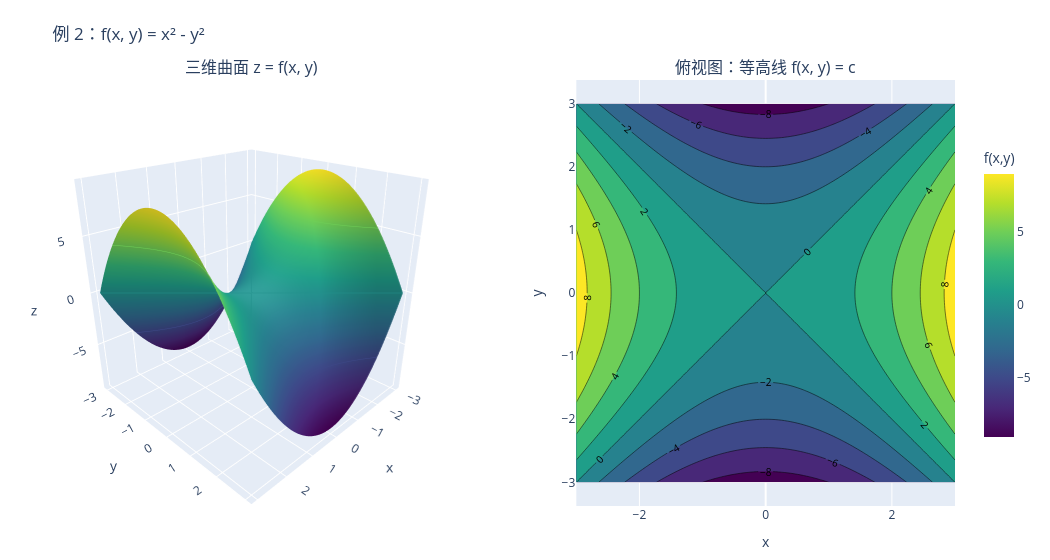

Write notebook code for a chart like this one.
### Markdown cell above
观察：圆形等高线越往外，函数值越大；三维图中对应的是向上打开的碗形曲面。

### Code cell
def saddle(x, y):
    return x**2 - y**2


plot_surface_and_contours(saddle, xlim=(-3, 3), ylim=(-3, 3), title="例 2：f(x, y) = x² - y²")

### Figure 1 — Plotly figure (JSON) as saved in the notebook; plotly's stock layout.template omitted (floating-point values rounded to 4 significant figures; data arrays with more than 128 entries replaced by an {"elided": "..."} marker saying what was removed)
{"data": [{"colorbar": {"len": 0.72, "title": {"text": "f(x,y)"}}, "colorscale": [[0, "#440154"], [0.1111, "#482878"], [0.2222, "#3e4989"], [0.3333, "#31688e"], [0.4444, "#26828e"], [0.5556, "#1f9e89"], [0.6667, "#35b779"], [0.7778, "#6ece58"], [0.8889, "#b5de2b"], [1, "#fde725"]], "contours": {"z": {"highlightcolor": "white", "show": true, "usecolormap": true}}, "scene": "scene", "type": "surface", "x": {"elided": "121x121 float values"}, "y": {"elided": "121x121 float values"}, "z": {"elided": "121x121 float values"}}, {"colorscale": [[0, "#440154"], [0.1111, "#482878"], [0.2222, "#3e4989"], [0.3333, "#31688e"], [0.4444, "#26828e"], [0.5556, "#1f9e89"], [0.6667, "#35b779"], [0.7778, "#6ece58"], [0.8889, "#b5de2b"], [1, "#fde725"]], "contours": {"labelfont": {"size": 10}, "showlabels": true}, "showscale": false, "type": "contour", "x": [-3.0, -2.95, -2.9, -2.85, -2.8, -2.75, -2.7, -2.65, -2.6, -2.55, -2.5, -2.45, -2.4, -2.35, -2.3, -2.25, -2.2, -2.15, -2.1, -2.05, -2.0, -1.95, -1.9, -1.85, -1.8, -1.75, -1.7, -1.65, -1.6, -1.55, -1.5, -1.45, -1.4, -1.35, -1.3, -1.25, -1.2, -1.15, -1.1, -1.05, -1.0, -0.95, -0.9, -0.85, -0.8, -0.75, -0.7, -0.65, -0.6, -0.55, -0.5, -0.45, -0.4, -0.35, -0.3, -0.25, -0.2, -0.15, -0.1, -0.05, 0.0, 0.05, 0.1, 0.15, 0.2, 0.25, 0.3, 0.35, 0.4, 0.45, 0.5, 0.55, 0.6, 0.65, 0.7, 0.75, 0.8, 0.85, 0.9, 0.95, 1.0, 1.05, 1.1, 1.15, 1.2, 1.25, 1.3, 1.35, 1.4, 1.45, 1.5, 1.55, 1.6, 1.65, 1.7, 1.75, 1.8, 1.85, 1.9, 1.95, 2.0, 2.05, 2.1, 2.15, 2.2, 2.25, 2.3, 2.35, 2.4, 2.45, 2.5, 2.55, 2.6, 2.65, 2.7, 2.75, 2.8, 2.85, 2.9, 2.95, 3.0], "xaxis": "x", "y": [-3.0, -2.95, -2.9, -2.85, -2.8, -2.75, -2.7, -2.65, -2.6, -2.55, -2.5, -2.45, -2.4, -2.35, -2.3, -2.25, -2.2, -2.15, -2.1, -2.05, -2.0, -1.95, -1.9, -1.85, -1.8, -1.75, -1.7, -1.65, -1.6, -1.55, -1.5, -1.45, -1.4, -1.35, -1.3, -1.25, -1.2, -1.15, -1.1, -1.05, -1.0, -0.95, -0.9, -0.85, -0.8, -0.75, -0.7, -0.65, -0.6, -0.55, -0.5, -0.45, -0.4, -0.35, -0.3, -0.25, -0.2, -0.15, -0.1, -0.05, 0.0, 0.05, 0.1, 0.15, 0.2, 0.25, 0.3, 0.35, 0.4, 0.45, 0.5, 0.55, 0.6, 0.65, 0.7, 0.75, 0.8, 0.85, 0.9, 0.95, 1.0, 1.05, 1.1, 1.15, 1.2, 1.25, 1.3, 1.35, 1.4, 1.45, 1.5, 1.55, 1.6, 1.65, 1.7, 1.75, 1.8, 1.85, 1.9, 1.95, 2.0, 2.05, 2.1, 2.15, 2.2, 2.25, 2.3, 2.35, 2.4, 2.45, 2.5, 2.55, 2.6, 2.65, 2.7, 2.75, 2.8, 2.85, 2.9, 2.95, 3.0], "yaxis": "y", "z": {"elided": "121x121 float values"}}], "layout": {"annotations": [{"font": {"size": 16}, "showarrow": false, "text": "三维曲面 z = f(x, y)", "x": 0.2475, "xanchor": "center", "xref": "paper", "y": 1, "yanchor": "bottom", "yref": "paper"}, {"font": {"size": 16}, "showarrow": false, "text": "俯视图：等高线 f(x, y) = c", "x": 0.7975, "xanchor": "center", "xref": "paper", "y": 1, "yanchor": "bottom", "yref": "paper"}], "height": 560, "margin": {"b": 20, "l": 20, "r": 20, "t": 80}, "scene": {"aspectmode": "cube", "camera": {"eye": {"x": 1.45, "y": 1.45, "z": 0.95}}, "domain": {"x": [0, 0.495], "y": [0, 1]}, "xaxis": {"title": {"text": "x"}}, "yaxis": {"title": {"text": "y"}}, "zaxis": {"title": {"text": "z"}}}, "title": {"text": "例 2：f(x, y) = x² - y²"}, "width": 1050, "xaxis": {"anchor": "y", "domain": [0.595, 1], "title": {"text": "x"}}, "yaxis": {"anchor": "x", "domain": [0, 1], "scaleanchor": "x", "scaleratio": 1, "title": {"text": "y"}}}}
